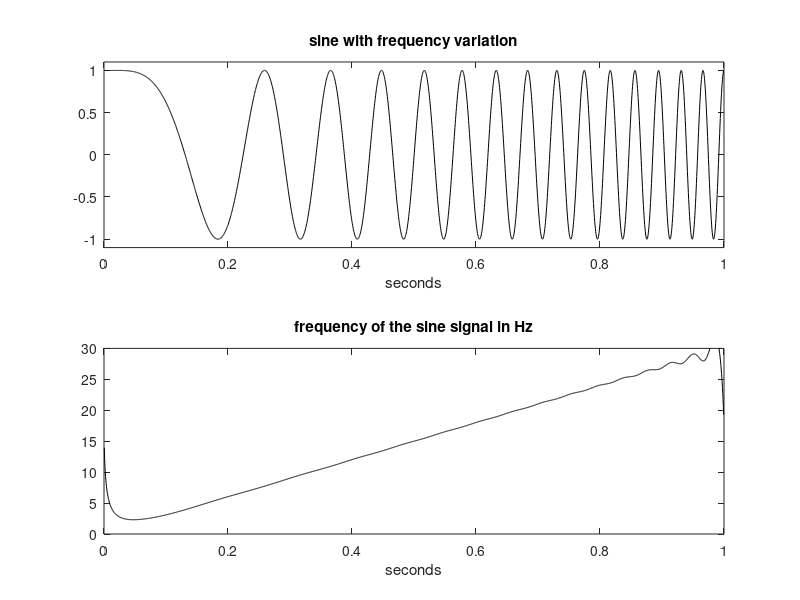

Here is the MATLAB script that generated this plot:
% Hilbert and the frequency of sine signal with frequency variation
fy=15; %signal central frequency in Hz
fs=2000; %sampling frequency in Hz
tiv=1/fs; %time interval between samples;
t=0:tiv:(1-tiv); %time intervals set (1 seconds)

x=(2*t)-1; %frequency control ramp

y=vco(x,fy,fs); %signal data set
g=hilbert(y); %Hilbert transform of y
dg=diff(g)/tiv; %aprox. derivative
w=abs(dg); %frequency in rad/s
v=w/(2*pi); %to Hz

subplot(2,1,1)
plot(t,y,'k'); %plots the signal
axis([0 1 -1.1 1.1]);
xlabel('seconds')
title('sine with frequency variation');
subplot(2,1,2)
plot(t(2:fs),v,'k'); %plots frequency
axis([0 1 0 30]);
xlabel('seconds');
title('frequency of the sine signal in Hz');
